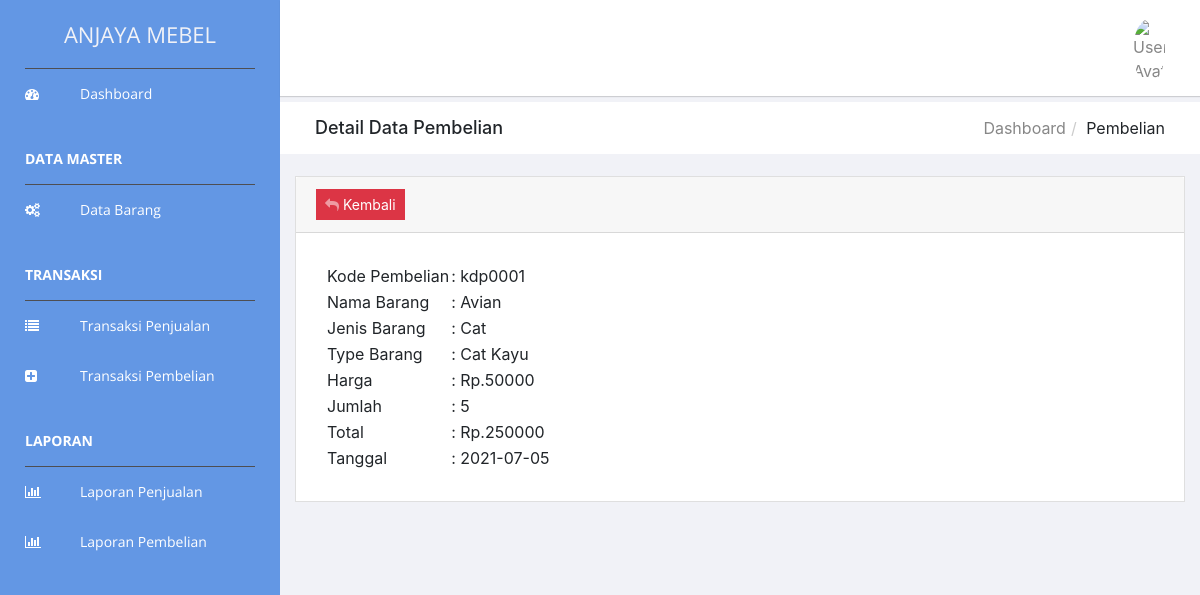
The page /pembelian/detail/kdp0001 on the database its author committed.
### tables this page shows
CREATE TABLE `transaksi_pembelian` (
  `kode_pembelian` varchar(255) NOT NULL,
  `nama_barang` varchar(255) NOT NULL,
  `jenis_barang` varchar(255) NOT NULL,
  `type_barang` varchar(255) NOT NULL,
  `harga` int(11) NOT NULL,
  `jumlah` int(11) NOT NULL,
  `total` int(11) NOT NULL,
  `tanggal` date NOT NULL
);

### application/controllers/Pembelian.php (called while the page is built, shortened)
<?php
class Pembelian extends CI_Controller {
    public function __construct()
    {
        $this->load->library('form_validation');
        $this->load->model('Model_master', 'v');
    }
    public function detail($id)
    {
        $data['title'] = "Data Pembelian";
        $data['User'] = $this->db->get_where('user',['username' =>
        $this->session->userdata('username')])->row_array();
        $data['data'] = $this->v->getDetailData('transaksi_pembelian' , 'kode_pembelian' , $id);
        $this->load->view("template/header",$data);
        $this->load->view('pembeliandetail',$data);
        $this->load->view("template/footer");
    }
}

### index.php (called while the page is built, shortened)
<?php
require_once BASEPATH.'core/CodeIgniter.php';

### application/models/Model_master.php (called while the page is built, shortened)
<?php
class Model_master extends CI_Model {
      public function getDetailData($tb , $column , $id){
        return $query = $this->db->query("SELECT * FROM $tb  WHERE $column = '$id' GROUP BY $column")->result_array();
      }
}

### application/views/pembeliandetail.php (the view)
<div class="breadcrumbs">
            <div class="col-sm-4">
                <div class="page-header float-left">
                    <div class="page-title">
                        <h1> Detail Data Pembelian</h1>
                    </div>
                </div>
            </div>
            <div class="col-sm-8">
                <div class="page-header float-right">
                    <div class="page-title">
                        <ol class="breadcrumb text-right">
                            <li><a href="<?=base_url("dashboard");?>">Dashboard</a></li>
                            <li class="active">Pembelian</li>
                        </ol>
                    </div>
                </div>
            </div>
        </div>
        <div class="content mt-3">
            <div class="card">
        <?php foreach ($data as $d) {?>
                <div class="card-header">
                <a href="<?php echo base_url('pembelian') ?>" class="btn btn-danger btn-sm btn-show-add">
                    <span class="icon text-white-50">
                        <i class="fa fa-reply"></i>
                    </span>
                    <span class="text">Kembali</span>
                </a>
                </div>
                <div class="card-body">
                <div class="row">
                <div class="col-md-7">
                    <div class="card-body">
                        <table>
                            <tr>
                                <td>Kode Pembelian</td>
                                <td>: <?= $d['kode_pembelian']; ?></td>
                            </tr>
                            <tr>
                                <td>Nama Barang</td>
                                <td>: <?= $d['nama_barang']; ?></td>
                            </tr>
                            <tr>
                                <td>Jenis Barang</td>
                                <td>: <?= $d['jenis_barang']; ?></td>
                            </tr>
                            <tr>
                                <td>Type Barang</td>
                                <td>: <?= $d['type_barang']; ?></td>
                            </tr>
                            <tr>
                                <td>Harga</td>
                                <td>: Rp.<?= $d['harga']; ?></td>
                            </tr>
                            <tr>
                                <td>Jumlah</td>
                                <td>: <?= $d['jumlah']; ?></td>
                            </tr>
                            <tr>
                                <td>Total</td>
                                <td>: Rp.<?= $d['total']; ?></td>
                            </tr>
                            <tr>
                                <td>Tanggal</td>
                                <td>: <?= $d['tanggal']; ?></td>
                            </tr>
                        </table>
                    </div>
                </div>
            </div>
		</div>
                </div>
            </div>
        </div>
<?php } ?>

### rows shown on the page
transaksi_pembelian: kode_pembelian "kdp0001", nama_barang "Avian", jenis_barang "Cat", type_barang "Cat Kayu", harga "50000", jumlah "5", total "250000", tanggal "2021-07-05"
